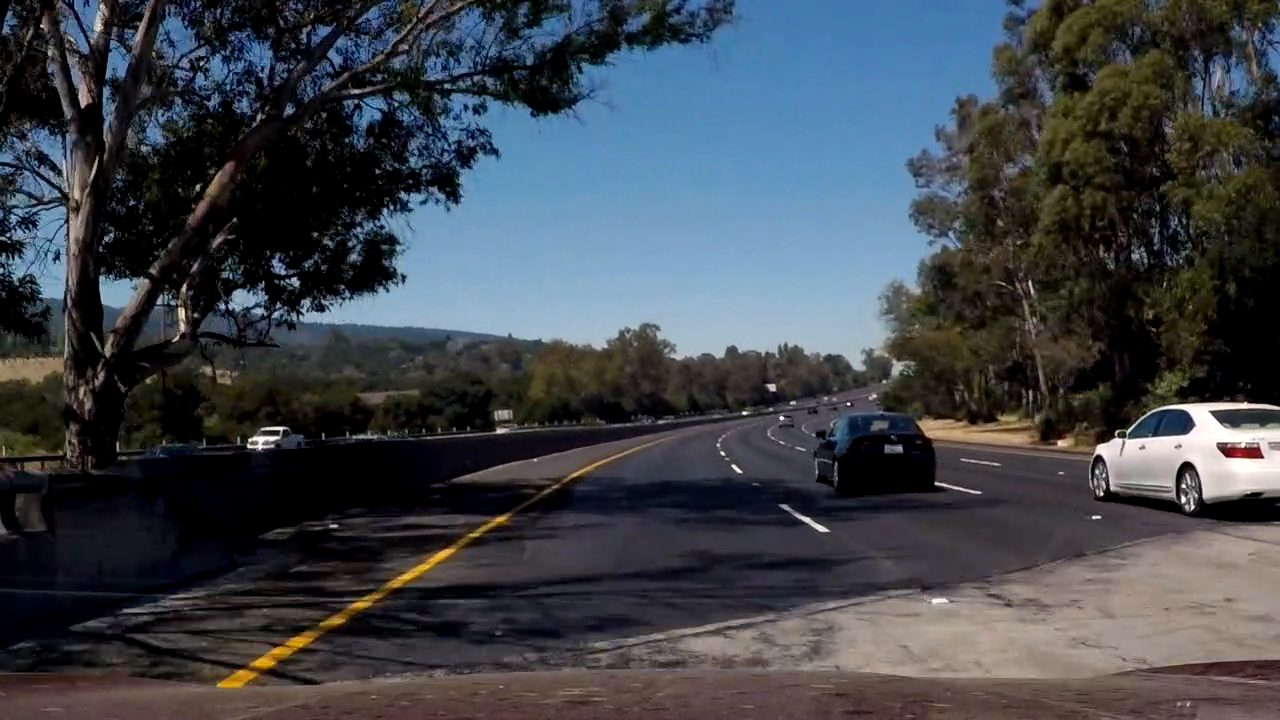
#> input picture test_images/outlier.jpg, 1280 x 720 px; its folder holds only this picture in this run
$ jupyter execute --allow-errors p4.ipynb   (shell and % lines are left out)   (older library calls are emulated)
#> lines starting #> are read from the running program, lines starting #| are printed output that depends on the picture
# Self-Driving Car Advanced Lane Detection

### Libraries

[cell 1]
import numpy as np
import cv2
import glob
import math
import matplotlib.pyplot as plt
import matplotlib.image as mpimg

## 1. Camera Calibration

###  Find corners for calibration images

We will go through all the 20 calibration images in ```camera_cal``` directory and find corners in them. The chessboard we use should have **9** corners in x axis and **6** corners in y axis.

[cell 2]
corner_x = 9 # number of corners in x axis
corner_y = 6 # number of corners in y axis

objpoints = [] # 3D points in real world space
imgpoints = [] # 2D points in image plane
gray_shape = None

objp = np.zeros((corner_x * corner_y, 3), np.float32)
objp[:,:2] = np.mgrid[0:corner_x, 0:corner_y].T.reshape(-1, 2)

fnames = glob.glob('camera_cal/calibration*.jpg')
for fname in fnames:
    img = mpimg.imread(fname)
    gray = cv2.cvtColor(img, cv2.COLOR_RGB2GRAY)
    gray_shape = gray.shape
    ret, corners = cv2.findChessboardCorners(gray, (corner_x, corner_y), None)

    if ret:
        cv2.drawChessboardCorners(img, (corner_x, cornor_y), corners, ret)
        objpoints.append(objp)
        imgpoints.append(corners)

print('{} images are successfully detected with 9 x 6 corners'.format(len(imgpoints)))

### Calibrate Camera
All the ```imgpoints``` we found above will be used to calibrate the camera. The following code will get camera matrix ```mtx``` and distortion cofficient ```dist```. These two parameters will be used to undistort images.

#> (a cell that did not finish here is left out)

### Distortion correction

Test undistort function on an example image.

[cell 4]
def undistort_img(img):
    undist = cv2.undistort(img, mtx, dist, None, mtx)
    return undist

test_img = cv2.imread('camera_cal/calibration1.jpg')
#> (the rest of this cell did not finish here and is left out)

## 2. Color/Gradient Threshold

We will use one example image from ```test_images``` directory to demonstrate the color/gradient process.

[cell 5]
test_imgs = []
test_img_files = glob.glob('test_images/*.jpg')

for test_img_file in test_img_files:
    test_img = mpimg.imread(test_img_file)
#> test_img is the input picture: shape (720, 1280, 4) float32; mean R, G, B, A 0.248, 0.269, 0.295, 1
    test_imgs.append(test_img)

# fig, axs = plt.subplots(4, 2, figsize=(10,10))
# for row in range(4):
#     for col in range(2):
#         axs[row, col].imshow(test_imgs[row * col + col])

### Saturation in HLS Threshold

[cell 6]
def hls_select(img, thresh=(200, 255)):
#> called with thresh = (200, 255)
    hls = cv2.cvtColor(img, cv2.COLOR_RGB2HLS)
#> hls: shape (720, 1280, 3) float32; mean of channels 0, 1, 2 137.9, 0.3, 0.3
    s_channel = hls[:,:,2]
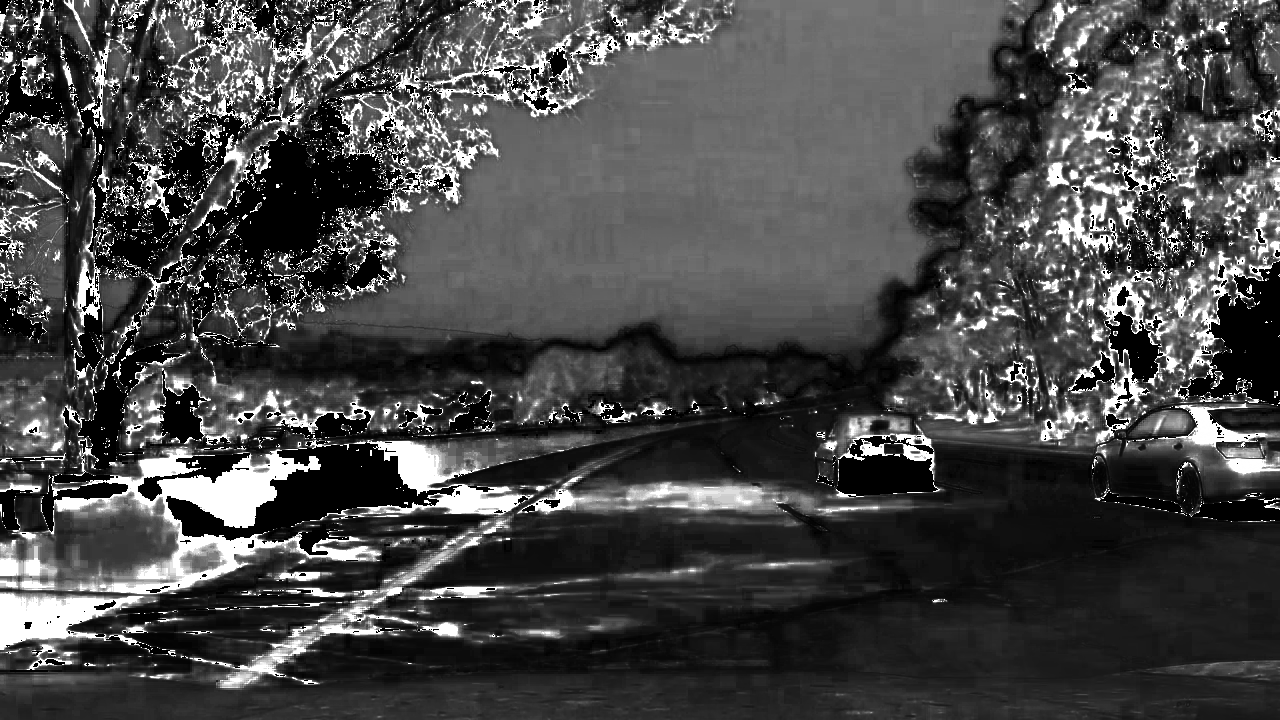
#> s_channel: shape (720, 1280) float32; min 0, max 1, mean 0.282

    binary_output = np.zeros_like(s_channel)
    binary_output[(s_channel>thresh[0]) & (s_channel<=thresh[1])] = 1
    return binary_output

hls_imgs = list(map(hls_select, test_imgs))
#> hls_imgs = 1 item

### Sobel Threshold

[cell 7]
def abs_sobel_thresh(img, orient = 'x', sobel_kernel=5,  thresh = (30, 100)):
#> called with orient = 'x', sobel_kernel = 5, thresh = (30, 100)
    gray = cv2.cvtColor(img, cv2.COLOR_RGB2GRAY)
    if orient == 'x':
        sobel = cv2.Sobel(gray, cv2.CV_64F, 1, 0, ksize = sobel_kernel)
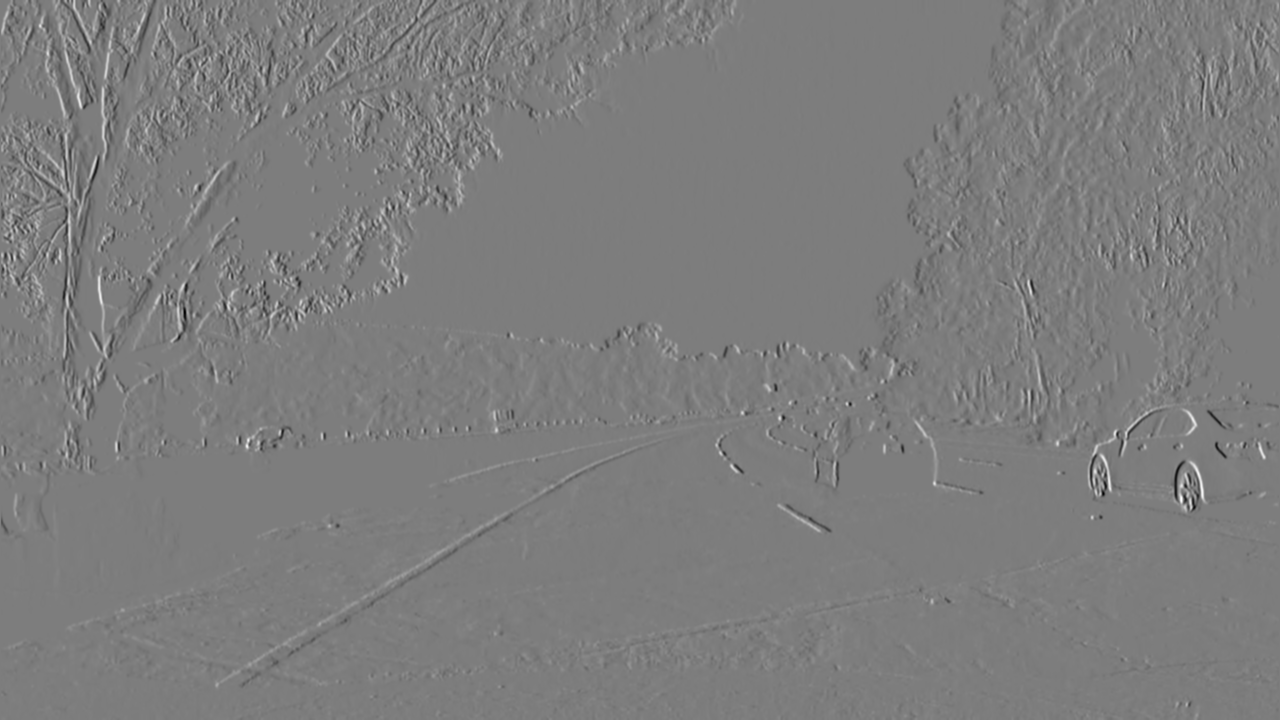
#> sobel: shape (720, 1280) float64; min -37.88, max 39.19, mean 0; drawn with min black and max white
    else:
        sobel = cv2.Sobel(gray, cv2.CV_64F, 0, 1, ksize = sobel_kernel)

    sobel_abs = np.absolute(sobel)
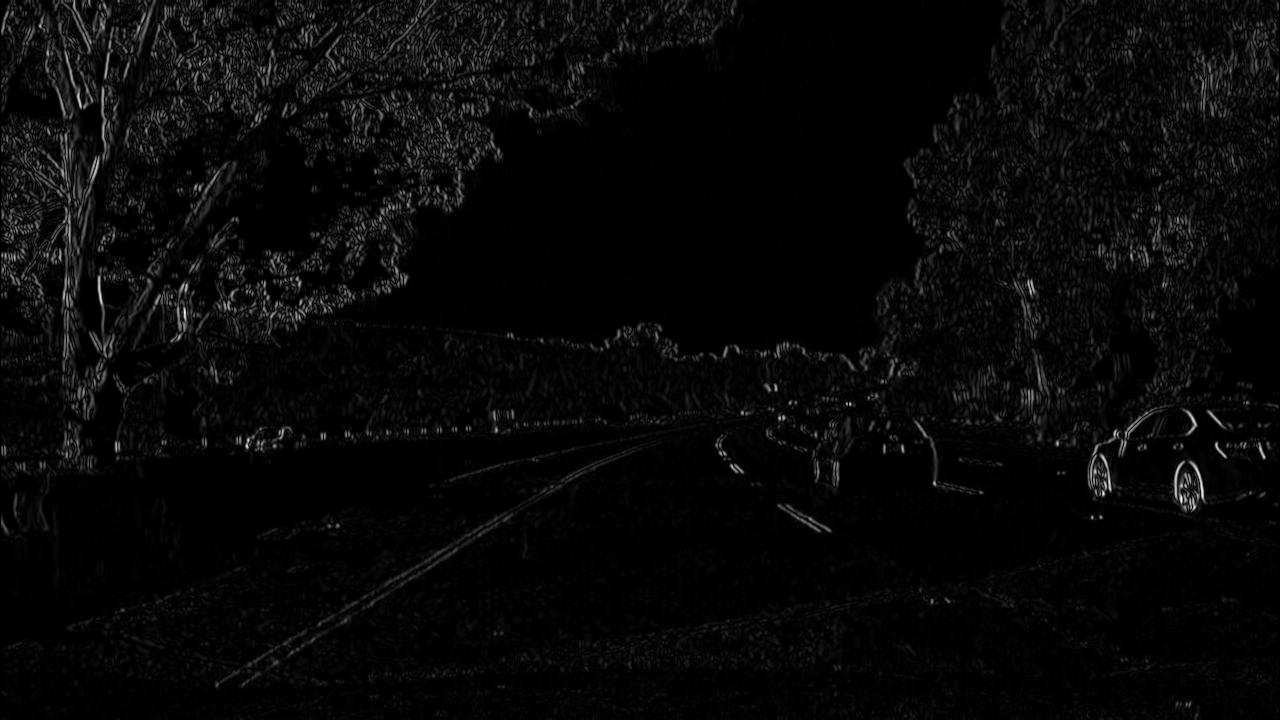
#> sobel_abs: shape (720, 1280) float64; min 0, max 39.19, mean 1.3; drawn with min black and max white
    sobel_scaled = np.uint8(255 * sobel_abs / np.max(sobel_abs))

    binary_output = np.zeros_like(sobel_scaled)
    binary_output[ (sobel_scaled > thresh[0]) & (sobel_scaled <= thresh[1])] = 1
    return binary_output

sobel_imgs = list(map(abs_sobel_thresh, test_imgs))
#> sobel_imgs = 1 item

### Combined Color-Gradient Threshold

[cell 8]
def color_sobel_thresh(img):
    bianry_hls = hls_select(img)
#> bianry_hls: shape (720, 1280) float32; every value is 0
    binary_sobel = abs_sobel_thresh(img)
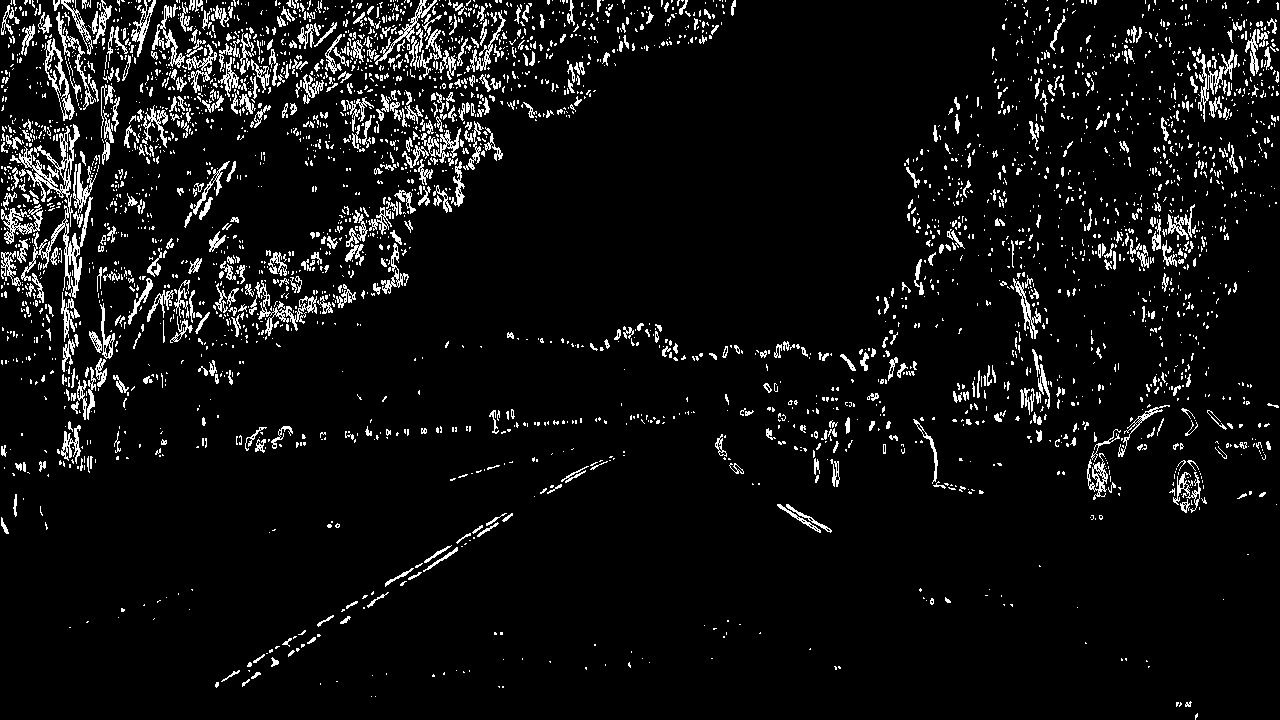
#> binary_sobel: shape (720, 1280); values 0 (black) and 1 (white), 6.7% white in thin lines or dots

    binary_output = np.zeros_like(img[:,:,1])
    binary_output[(bianry_hls == 1) | (binary_sobel == 1)] = 1
    return binary_output

color_sobel_imgs = list(map(color_sobel_thresh, test_imgs))
#> color_sobel_imgs = 1 item
